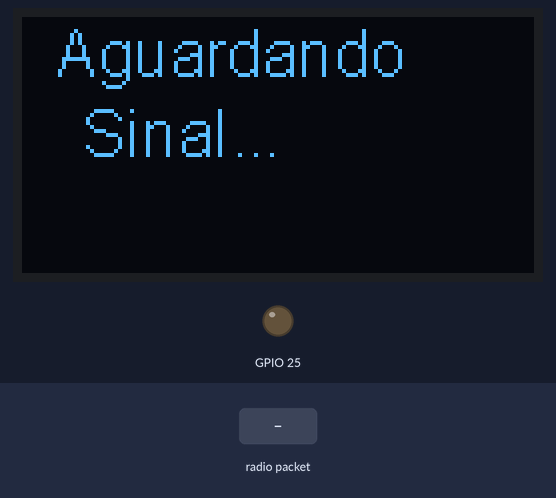
Recording of a sketch running on a simulated ESP32. Shown: 128×64 one-colour display, output pins drawn as LEDs (lit = HIGH). The test bench sets the inputs (shaded band). What the sketch prints to the serial monitor is not drawn.

Above: at 2.9 s.
At 10.6 s:
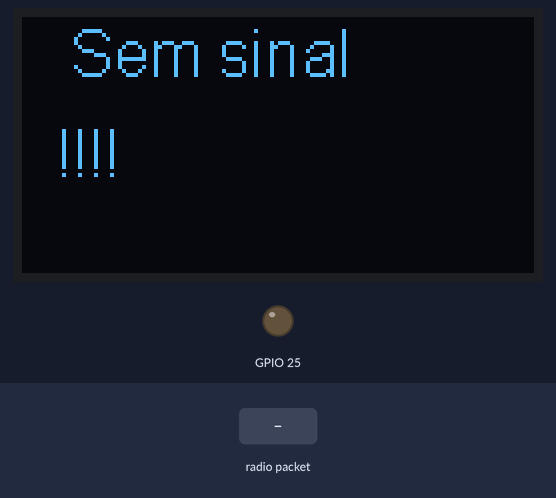
10.7 s: radio packet "0" arrives
At 11.9 s:
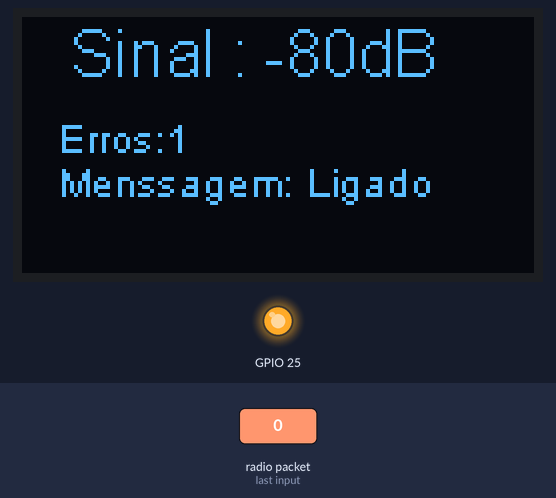
12.2 s: radio packet "1" arrives
At 13.1 s:
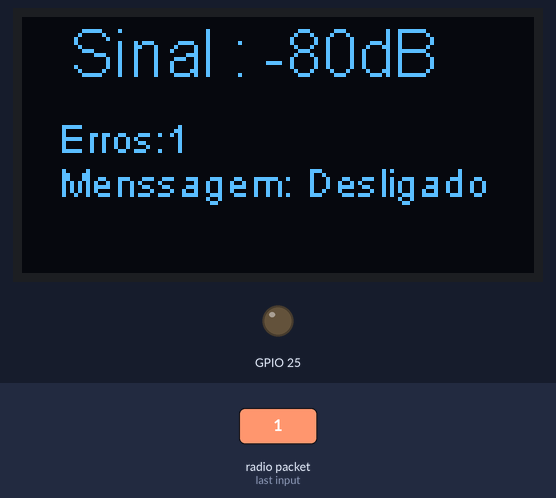
13.7 s: radio packet "2" arrives
At 14.2 s:
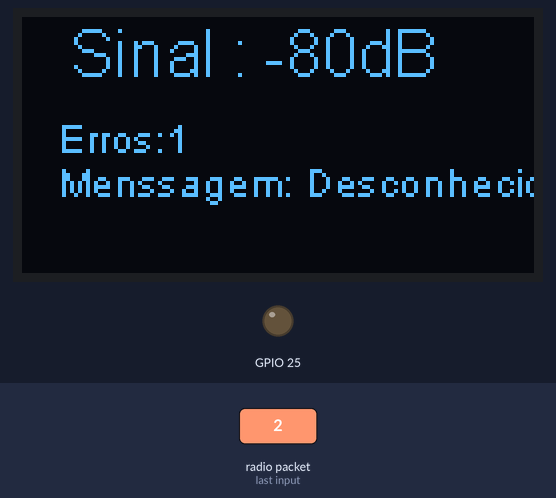
Timing chart, 0 to 16.7 s (numbered marks = the images above; inputs shaded):
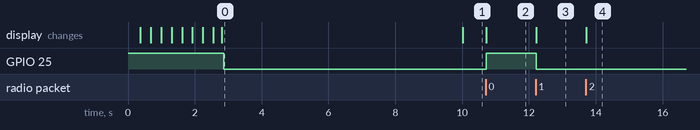

Measured:
- after the input at 10.7 s, GPIO 25: LOW → HIGH at once; the display: changes at once (image 2)
- after the input at 12.2 s, GPIO 25: HIGH → LOW at once; the display: changes at once (image 3)
- after the input at 13.7 s, the display: changes at once (image 4)
- what the display in image 0 shows lasts 7.2 s, from 2.8 s to 10.0 s

The sketch:

Receptor.ino
```cpp
#include "heltec.h"
#define contato 0
#define BAND 915E6
//Autor Bernardo
char st;

char txt;
int estado = 1;
// textos
String menssagem;
//controle de sinal
unsigned long  utimoEnvio = 0;
unsigned long tempo = 0;
int sinal = 0 ;
//controle de perca de sinal
unsigned long anterior = 0;
unsigned long intervalo = 500 ;
unsigned int liga = 1;
/// Sinal de poblema
int erro = 0;
unsigned long atual;
void setup () {
  pinMode(25, OUTPUT);
  digitalWrite(25,HIGH);
  Heltec.begin(true, true, true, true, BAND);

  estado = 1;


  tempo = millis();

  Heltec.display->setContrast(255);
  Heltec.display->clear();

  Heltec.display->setFont(ArialMT_Plain_24);
  Heltec.display->drawString(8, 0, "Bem Vindo ");
  Heltec.display->display();

  for (int i = 0; i <= 100; i++) {
    Heltec.display->drawProgressBar(8, 30, 110, 5, i);
    Heltec.display->display();
    delay(10);
  }
  Heltec.display->clear();

  Heltec.display->setFont(ArialMT_Plain_16);
  Heltec.display->drawString(8, 0, "Aguardando");
  Heltec.display->display();

  Heltec.display->setFont(ArialMT_Plain_16);
  Heltec.display->drawString(15, 20, "Sinal...");
  Heltec.display->display();
  estado = 1;

}
void loop () {
  //Recebendo


  tempo = millis() - utimoEnvio;
  Serial.println("Tempo No Loop:");
  Serial.println(  tempo);
 // Serial.print("erros : " + erro);

   if ((tempo > 5000) && (tempo < 10000)) {

    Serial.println( "eestado : " + estado);
    goto enviar;

  }
    if (tempo > 10000) {

    Heltec.display->clear();

    Heltec.display->setFont(ArialMT_Plain_16);
    Heltec.display->drawString(0, 0, "   Sem sinal");

     Heltec.display->setFont(ArialMT_Plain_16);
    Heltec.display->drawString(0, 25, "  !!!!");


    Heltec.display->display();

    utimoEnvio = millis();
    erro++;
    sinal = 0;
    txt = '2';
    tempo = 0;
    estado = 1;

  } else


  if (estado == 0) {
    enviar:
    int packetSize = LoRa.parsePacket();
    if (packetSize) {
      //tempo = millis() - utimoEnvio;
      Serial.println("Pacote recebido '");

      //Aguardando o pacote
      while (LoRa.available ()) {
        st = (char)LoRa.read ();
        Serial.println(st);
        sinal = LoRa.packetRssi();
        Serial.println(sinal);
        /////reset de tempo
        utimoEnvio = millis();
        //tempo = millis() - utimoEnvio;
        //////////////////////condicao///////////////////////
      }

      if (tempo < 5000) {
        Serial.println(tempo);
        txt = st;
      } else if (tempo > 5000) {
        txt = '3';
        sinal = 0;
      }

      if (txt == '0') {
        menssagem = "Ligado";
      } else if (txt == '1') {
        menssagem = "Desligado";
      } else {
        menssagem = "Desconhecido";
      }


    /////////////////////////////////////Parte do visor //////////////////////////

    Heltec.display->clear();

    Heltec.display->setFont(ArialMT_Plain_16);
    Heltec.display->drawString(0, 0, "   Sinal : " + String(sinal) + "dB");

    Heltec.display->setFont(ArialMT_Plain_10);
    Heltec.display->drawString(0, 24, "   Erros:" + String(erro) );


    Heltec.display->setFont(ArialMT_Plain_10);
    Heltec.display->drawString(0, 35, "   Menssagem: " + menssagem);

    Heltec.display->display();

    estado = 1;
    }
  } else  if (estado == 1) {

    LoRa.beginPacket();
    LoRa.print("0");
    LoRa.endPacket();

    estado = 0;
  }


    if ((txt == '0') && (tempo <= 20000)) {
      digitalWrite(25, HIGH);
    } else {
      digitalWrite(25, LOW);
    }
  }
```
